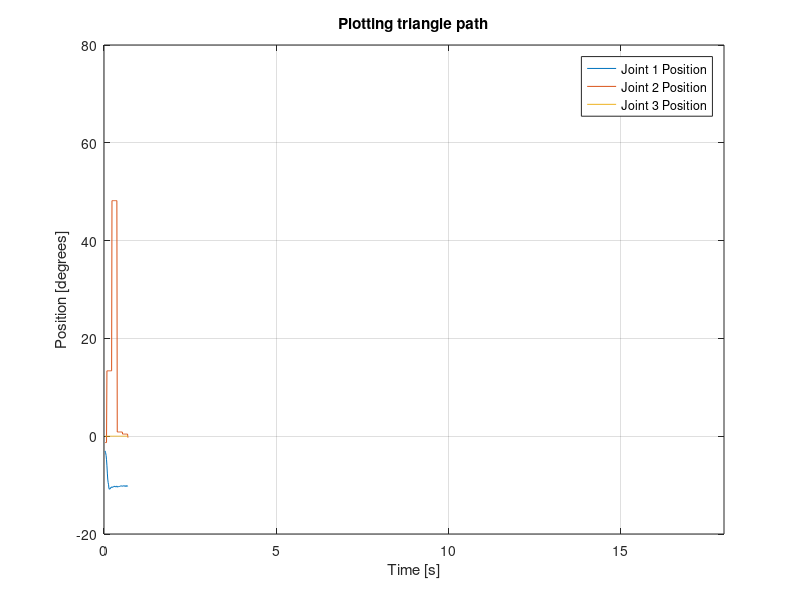
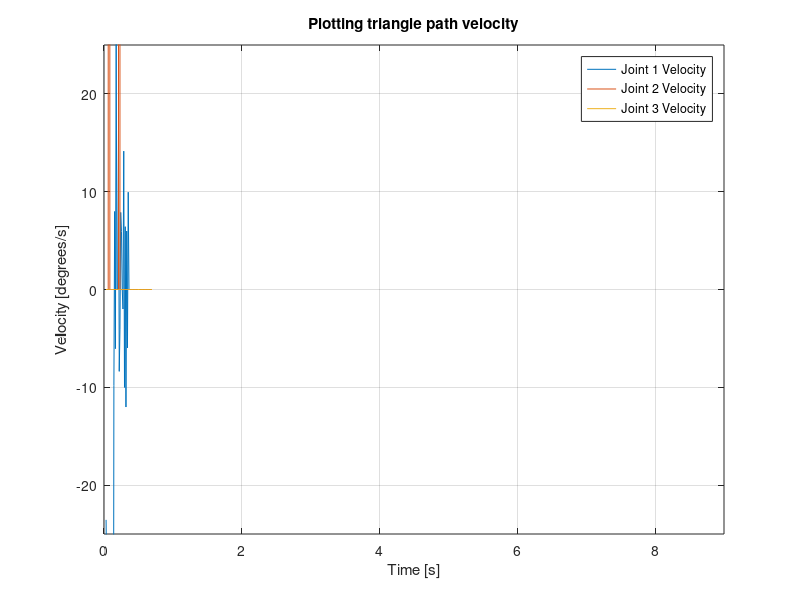

Here is the MATLAB script that generated these plots, in order:
f = figure; % create figure
axes;
hold on;
box on;
grid on;

% center the figure on screen and resize it
fig_size = get(0, 'Screensize');
fig_pos = [0,0,0.9*fig_size(3), 0.8*fig_size(4)];
set(f, 'Position', fig_pos);
axis([0 18 -20 80]);
title('Plotting triangle path');
xlabel('Time [s]'); ylabel('Position [degrees]');
% This is the giant csv file read in.
M = dlmread('moveToPoints.csv');

% The reformatted data from the .csv file.
importedFromCSV = zeros(60,4);

% Counter for counting the rows in the l for loop
i = 1;

%iterate through each axis
for m=1:4
    % iterate through the columns for the data from each axis
    for l=1:60
        importedFromCSV(l,m) = M(l,(m*4)-3);        
    end
end

% Fill in the respective column vectors.
J1s(:,1) = importedFromCSV(:,1);
J1s(:,2) = importedFromCSV(:,2)./11.4;

vJ1s = importedFromCSV(:,1);
for k = 1:29
    vJ1s(k,2) = (J1s((k+1),2)-J1s(k,2))/(J1s(k+1,1)-J1s(k,1));
end

J2s(:,1) = importedFromCSV(:,1);
J2s(:,2) = importedFromCSV(:,3)./11.4;

vJ2s = importedFromCSV(:,1);
for w = 1:29
    vJ2s(w,2) = (J2s((w+1),2)-J2s(w,2))/(J2s(w+1,1)-J2s(w,1));
    
end

J3s(:,1) = importedFromCSV(:,1);
J3s(:,2) = importedFromCSV(:,4)./11.4;

vJ3s = importedFromCSV(:,1);
for p = 1:29
    vJ3s(p,2) = (J3s((p+1),2)-J3s(p,2))/(J3s(p+1,1)-J3s(p,1));
end

times = importedFromCSV(:,1);

plot(J1s(:,1),J1s(:,2),J2s(:,1),J2s(:,2),...
    J3s(:,1),J3s(:,2));
legend('Joint 1 Position','Joint 2 Position','Joint 3 Position')

disp(vJ1s);

g = figure; % create figure
axes;
hold on;
box on;
grid on;

% center the figure on screen and resize it
fig_size = get(0, 'Screensize');
fig_pos = [0,0,0.9*fig_size(3), 0.8*fig_size(4)];
set(g, 'Position', fig_pos);
axis([0 9 -25 25]);
title('Plotting triangle path velocity');
xlabel('Time [s]'); ylabel('Velocity [degrees/s]');
plot(vJ1s(:,1),vJ1s(:,2),vJ2s(:,1),vJ2s(:,2), ...
    vJ3s(:,1),vJ3s(:,2));

legend('Joint 1 Velocity','Joint 2 Velocity','Joint 3 Velocity')
